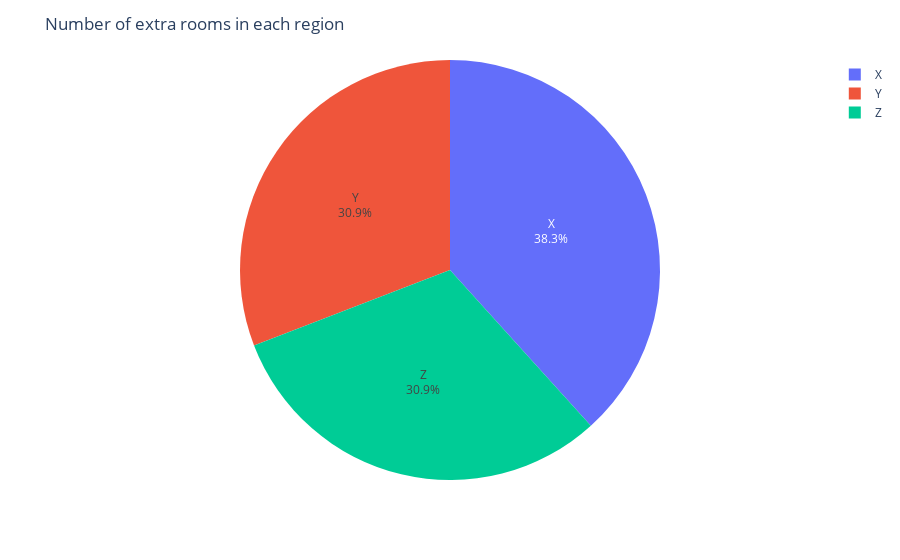

Here is the notebook cell this chart was saved with:
### Code cell
patient_beds1 = bedgrp.groupby('Hospital_region_code')['Available Extra Rooms in Hospital'].sum().reset_index()
fig3 = px.pie(patient_beds1, values='Available Extra Rooms in Hospital', names='Hospital_region_code')
fig3.update_layout(title='Number of extra rooms in each region')
fig3.update_traces(textinfo='percent+label')

# almost equal distribution of extra rooms in each region (ideal)

### Figure 1 — Plotly figure (JSON) as saved in the notebook; plotly's stock layout.template omitted (floating-point values rounded to 4 significant figures)
{"data": [{"domain": {"x": [0, 1], "y": [0, 1]}, "hovertemplate": "Hospital_region_code=%{label}<br>Available Extra Rooms in Hospital=%{value}<extra></extra>", "labels": ["X", "Y", "Z"], "legendgroup": "", "name": "", "showlegend": true, "textinfo": "percent+label", "type": "pie", "values": [36, 29, 29]}], "layout": {"legend": {"tracegroupgap": 0}, "margin": {"t": 60}, "title": {"text": "Number of extra rooms in each region"}}}
